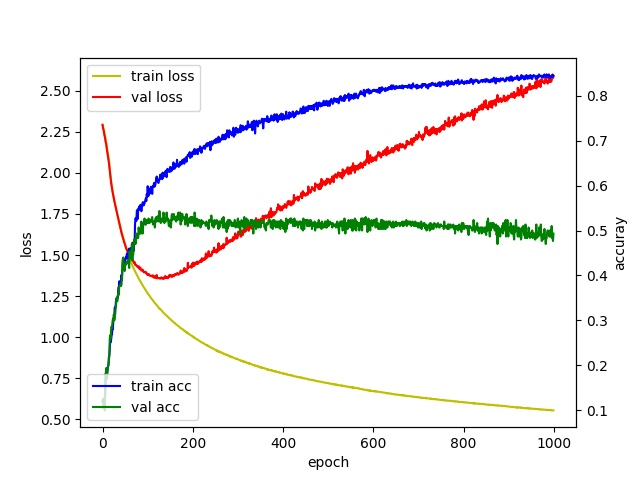

Write Python code to recreate this figure.
from keras.utils import np_utils
from keras.datasets import mnist
from keras.models import Sequential
from keras.layers import Dense, Activation
import numpy as np

np.random.seed(4444)

# 1. 데이터셋 준비하기

# 훈련셋과 시험셋 로딩
(X_train, Y_train), (X_test, Y_test) = mnist.load_data()

# 훈련셋과 검증셋 분리
X_val = X_train[50000:]
Y_val = Y_train[50000:]
X_train = X_train[:50000]
Y_train = Y_train[:50000]

X_train = X_train.reshape(50000, 784).astype('float32') / 255.0
X_val = X_val.reshape(10000, 784).astype('float32') / 255.0
X_test = X_test.reshape(10000, 784).astype('float32') / 255.0

# 훈련셋, 검증셋 고르기
train_rand_idxs = np.random.choice(50000, 700)
val_rand_idxs = np.random.choice(10000, 300)

X_train = X_train[train_rand_idxs]
Y_train = Y_train[train_rand_idxs]
X_val = X_val[val_rand_idxs]
Y_val = Y_val[val_rand_idxs]

# 라벨링 전환
Y_train = np_utils.to_categorical(Y_train)
Y_val = np_utils.to_categorical(Y_val)
Y_test = np_utils.to_categorical(Y_test)

# 2. 모델 구성하기
model = Sequential()
model.add(Dense(units=2, input_dim=28*28, activation='relu'))
model.add(Dense(units=10, activation='softmax'))

# 3. 모델 엮기
model.compile(loss='categorical_crossentropy', optimizer='sgd', metrics=['accuracy'])

# 4. 모델 학습시키기
hist = model.fit(X_train, Y_train, epochs=1000, batch_size=10, validation_data=(X_val, Y_val))

# 5. 모델 학습 과정 표시하기
#%matplotlib inline
import matplotlib.pyplot as plt

fig, loss_ax = plt.subplots()

acc_ax = loss_ax.twinx()

loss_ax.plot(hist.history['loss'], 'y', label='train loss')
loss_ax.plot(hist.history['val_loss'], 'r', label='val loss')

acc_ax.plot(hist.history['acc'], 'b', label='train acc')
acc_ax.plot(hist.history['val_acc'], 'g', label='val acc')

loss_ax.set_xlabel('epoch')
loss_ax.set_ylabel('loss')
acc_ax.set_ylabel('accuray')

loss_ax.legend(loc='upper left')
acc_ax.legend(loc='lower left')

plt.show()
